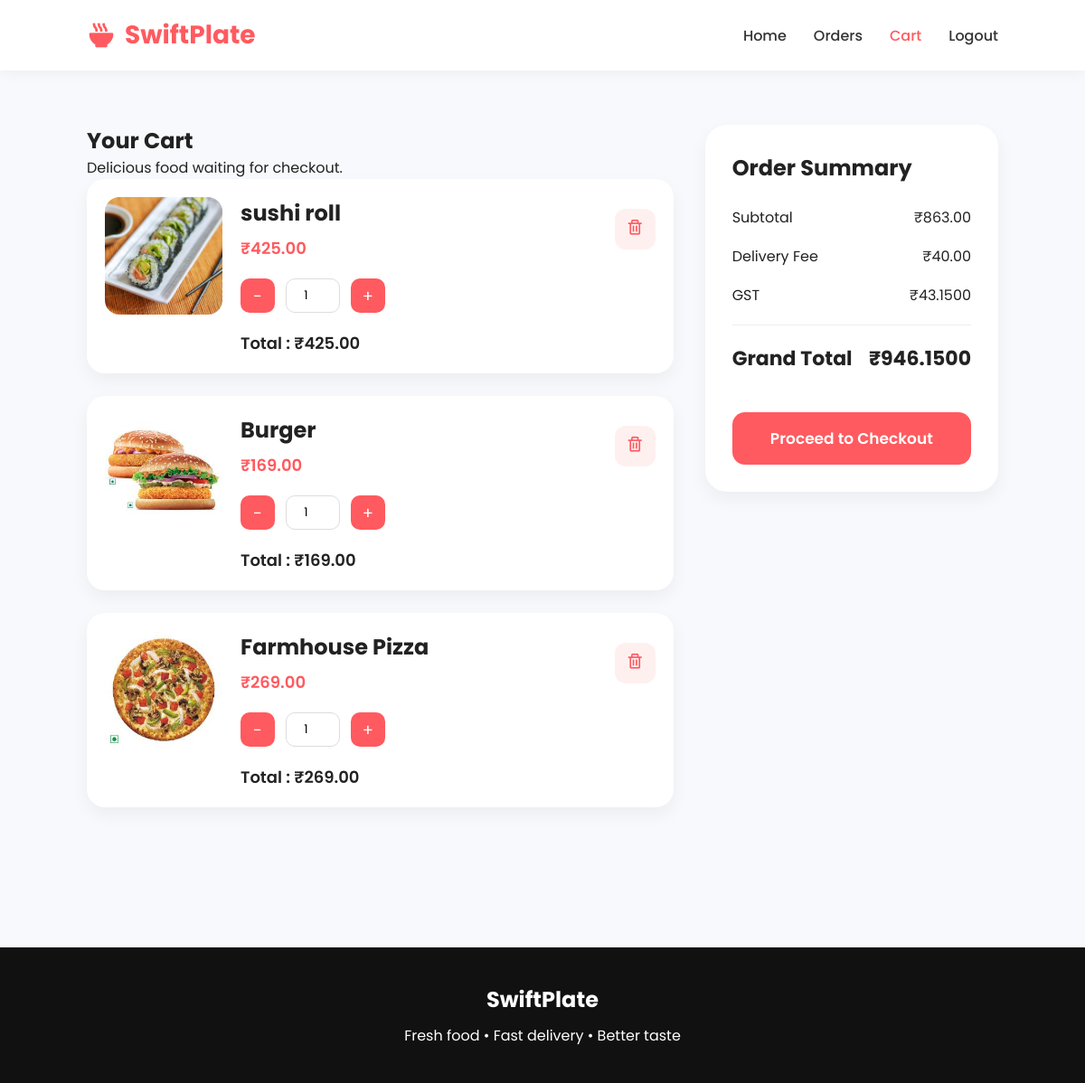
The app's page /cart/ (signed in) with its own data.
### orders/models.py (models this page shows, shortened)
class Cart(models.Model):
    user = models.ForeignKey(
        User,
        on_delete=models.CASCADE,
        related_name='cart_items'
    )
    food_item = models.ForeignKey(
        FoodItem,
        on_delete=models.CASCADE
    )
    quantity = models.PositiveIntegerField(default=1)
    created_at = models.DateTimeField(auto_now_add=True)
    updated_at = models.DateTimeField(auto_now=True)
    class Meta:
        unique_together = ['user', 'food_item']
        indexes = [
            models.Index(fields=['user']),
            models.Index(fields=['user', '-created_at']),
        ]
    @property
    def total_price(self):
        return self.food_item.price * self.quantity

class FoodItem(models.Model):
    category = models.ForeignKey(
        Category,
        on_delete=models.SET_NULL,
        null=True,
        blank=True,
        related_name='foods'
    )
    name = models.CharField(max_length=200)
    description = models.TextField()
    price = models.DecimalField(
        max_digits=8,
        decimal_places=2
    )
    image = models.ImageField(
        upload_to='food_images/'
    )
    is_available = models.BooleanField(default=True)
    is_veg = models.BooleanField(default=False)
    rating = models.DecimalField(
        max_digits=2,
        decimal_places=1,
        default=4.5
    )
    preparation_time = models.PositiveIntegerField(
        default=20,
        help_text="Time in minutes"
    )
    created_at = models.DateTimeField(auto_now_add=True)
    updated_at = models.DateTimeField(auto_now=True)
    class Meta:
        ordering = ['-created_at']
        indexes = [
            models.Index(fields=['-id']),
            models.Index(fields=['is_available', '-id']),
            models.Index(fields=['name']),
            models.Index(fields=['category']),
        ]

### orders/views.py (the view)
@login_required
def view_cart(request):
    cart_items = Cart.objects.filter(
        user=request.user
    ).select_related('food_item', 'food_item__category')
    subtotal = Decimal('0.00')
    for item in cart_items:
        subtotal += item.total_price
    delivery_fee = Decimal('40.00')
    gst = subtotal * Decimal('0.05')
    grand_total = subtotal + delivery_fee + gst
    return render(request, 'cart.html', {
        'cart_items': cart_items,
        'subtotal': subtotal,
        'delivery_fee': delivery_fee,
        'gst': gst,
        'grand_total': grand_total
    })

### orders/templates/cart.html (shortened to what this page needs)
{% load static %}
<!DOCTYPE html>
<html lang="en">
<head>
    <link rel="stylesheet"
          href="{% static 'style.css' %}">
    <link href='https://unpkg.com/boxicons@2.1.4/css/boxicons.min.css'
          rel='stylesheet'>
</head>
<body>
    <nav class="navbar">
        <a href="{% url 'orders:home' %}" class="logo">
            <i class='bx bxs-bowl-hot'></i>
            SwiftPlate
        </a>
        <div class="nav-links">
            <a href="{% url 'orders:home' %}">
                Home
            </a>
            {% if user.is_authenticated %}
            <a href="{% url 'orders:my_orders' %}">
                Orders
            </a>
            <a href="{% url 'orders:view_cart' %}"
               class="active-link">
                Cart
            </a>
            <a href="{% url 'orders:logout' %}" class="logout-btn">
                Logout
            </a>
            {% else %}
            <a href="{% url 'orders:login' %}" class="login-btn">
                Login
            </a>
            {% endif %}
        </div>
    </nav>
    <section class="cart-section">
        <div class="cart-wrapper">
            <div class="cart-left">
                <div class="cart-header">
                    <h1>
                        Your Cart
                    </h1>
                    <p>
                        Delicious food waiting for checkout.
                    </p>
                </div>
                {% for item in cart_items %}
                <div class="cart-card">
                    <div class="cart-image">
                        <img src="{{ item.food_item.image.url }}"
                             alt="{{ item.food_item.name }}">
                    </div>
                    <div class="cart-info">
                        <div class="cart-top">
                            <div>
                                <h2>
                                    {{ item.food_item.name }}
                                </h2>
                                <p>
                                    ₹{{ item.food_item.price }}
                                </p>
                            </div>
                          <button
    class="delete-btn"
    onclick="deleteCartItem({{ item.id }})"
>
    <i class='bx bx-trash'></i>
</button>
                        </div>
                        <div class="quantity-section">
                            <button
                                onclick="changeQuantity(
                                    {{ item.id }},
                                    -1
                                )">
                                -
                            </button>
                            <input
                                type="number"
                                min="1"
                                value="{{ item.quantity }}"
                                id="qty-{{ item.id }}"
                            >
                            <button
                                onclick="changeQuantity(
                                    {{ item.id }},
                                    1
                                )">
                                +
                            </button>
                        </div>
                        <div class="item-total">
                            Total :
                            ₹{{ item.total_price }}
                        </div>
                    </div>
                </div>
                {% endfor %}
            </div>
            <div class="cart-right">
                <div class="summary-card">
                    <h2>
                        Order Summary
                    </h2>
                    <div class="summary-row">
                        <span>
                            Subtotal
                        </span>
                        <span>
                            ₹{{ subtotal }}
                        </span>
                    </div>
                    <div class="summary-row">
                        <span>
                            Delivery Fee
                        </span>
                        <span>
                            ₹{{ delivery_fee }}
                        </span>
                    </div>
                    <div class="summary-row">
                        <span>
                            GST
                        </span>
                        <span>
                            ₹{{ gst }}
                        </span>
                    </div>
                    <div class="summary-total">
                        <span>
                            Grand Total
                        </span>
                        <span>
                            ₹{{ grand_total }}
                        </span>
                    </div>
                    <a href="{% url 'orders:address' %}">
                        <button class="checkout-btn">
                            Proceed to Checkout
                        </button>
                    </a>
                </div>
            </div>
        </div>
    </section>
    <footer class="footer">
        <h2>
            SwiftPlate
        </h2>
        <p>
            Fresh food • Fast delivery • Better taste
        </p>
    </footer>
</body>
</html>

### static/style.css (style rules this page uses)
* { margin:0; padding:0; box-sizing:border-box; font-family:'Poppins', sans-serif; }
html { scroll-behavior:smooth; }
body { background:#f8f9fc; color:#222; overflow-x:hidden; }
.navbar { width:100%; padding:18px 8%; display:flex; justify-content:space-between; align-items:center; background:#ffffff; position:sticky; top:0; z-index:1000; box-shadow:0 2px 15px rgba(0,0,0,0.05); transition:0.3s; }
.logo { text-decoration:none; font-size:28px; font-weight:700; color:#ff5a5f; display:flex; align-items:center; gap:10px; }
.logo i { font-size:32px; }
.nav-links { display:flex; align-items:center; gap:30px; }
.nav-links a { text-decoration:none; color:#333; font-size:16px; font-weight:500; transition:0.3s; position:relative; }
.active-link { color:#ff5a5f !important; }
.cart-section { padding:60px 8%; }
.cart-wrapper { display:grid; grid-template-columns:2fr 1fr; gap:35px; }
.cart-card { background:#fff; border-radius:20px; padding:20px; display:flex; gap:20px; margin-bottom:25px; box-shadow:0 8px 20px rgba(0,0,0,0.05); }
.cart-image img { width:130px; height:130px; object-fit:cover; border-radius:16px; }
.cart-info { width:100%; }
.cart-top { display:flex; justify-content:space-between; align-items:center; }
.cart-top h2 { font-size:24px; margin-bottom:8px; }
.cart-top p { color:#ff5a5f; font-size:18px; font-weight:600; }
.delete-btn { width:45px; height:45px; border:none; border-radius:12px; background:#fff0f0; color:#ff5a5f; cursor:pointer; font-size:20px; }
.quantity-section { display:flex; align-items:center; gap:12px; margin:20px 0; }
.quantity-section button { width:38px; height:38px; border:none; border-radius:10px; background:#ff5a5f; color:#fff; font-size:18px; cursor:pointer; }
.quantity-section input { width:60px; text-align:center; padding:8px; border:1px solid #ddd; border-radius:10px; }
.item-total { font-size:18px; font-weight:600; color:#222; }
.summary-card { background:#fff; border-radius:24px; padding:30px; position:sticky; top:100px; box-shadow:0 8px 20px rgba(0,0,0,0.05); }
.summary-card h2 { margin-bottom:25px; }
.summary-row, .summary-total { display:flex; justify-content:space-between; margin-bottom:18px; }
.summary-total { margin-top:20px; padding-top:20px; border-top:1px solid #eee; font-size:22px; font-weight:700; }
.checkout-btn { width:100%; margin-top:25px; border:none; background:#ff5a5f; color:#fff; padding:16px; border-radius:14px; font-size:17px; font-weight:600; cursor:pointer; transition:0.3s; }
.footer { background:#111; color:#fff; text-align:center; padding:40px 20px; margin-top:70px; }
.footer h2 { margin-bottom:10px; }

### records on screen
Cart: food_item.image (picture), food_item.name "sushi roll", food_item.price "425.00", quantity "1", total_price "425.00"
Cart: food_item.image (picture), food_item.name "Burger", food_item.price "169.00", quantity "1", total_price "169.00"
Cart: food_item.image (picture), food_item.name "Farmhouse Pizza", food_item.price "269.00", quantity "1", total_price "269.00"

### other values on screen
{{ subtotal }} "863.00"
{{ delivery_fee }} "40.00"
{{ gst }} "43.1500"
{{ grand_total }} "946.1500"
